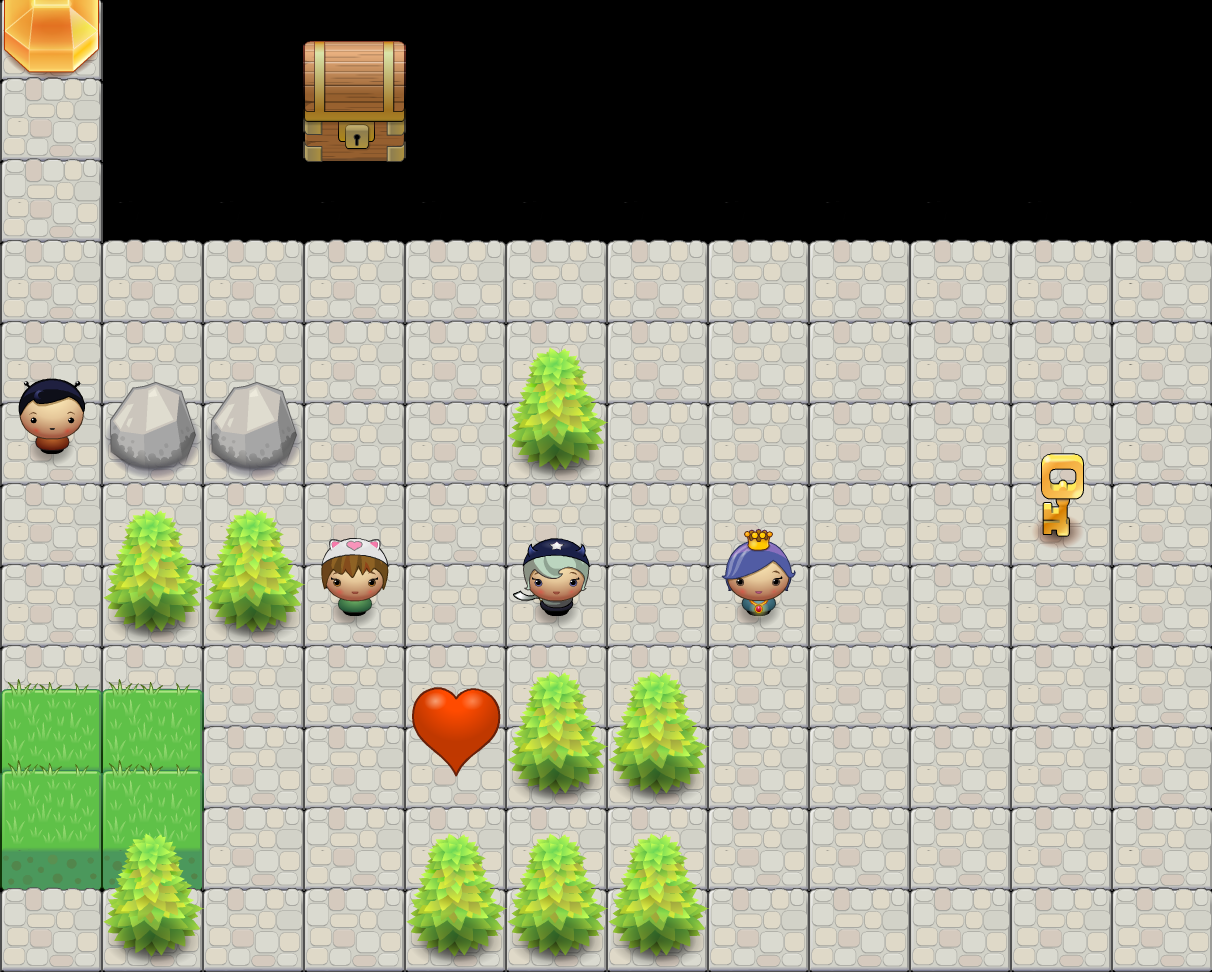

Below is a game level as drawn by its tile map, then a one-line description and the .tmx that defines it (tile-layer data replaced by summaries):
An orthogonal 12x12 tile map with 101x81 px tiles, 3 tile layers (grass, players, trees) and 3 objects (ca2, ca1).

<map version="1.0" orientation="orthogonal" width="12" height="12" tilewidth="101" tileheight="81">
 <tileset firstgid="1" source="tileset.tsx" />
 <layer name="grass" width="12" height="12">
  <properties>
   <property name="cc_vertexz" value="-1" />
  </properties>
  <data>[144 cells, 111 non-empty, 2 distinct tile ids]</data>
 </layer>
 <layer name="players" width="12" height="12">
  <data>[144 cells, 1 non-empty, 1 distinct tile ids]</data>
 </layer>
 <layer name="trees" width="12" height="12">
  <properties>
   <property name="cc_alpha_func" value="0.5" />
   <property name="cc_vertexz" value="automatic" />
  </properties>
  <data>[144 cells, 18 non-empty, 9 distinct tile ids]</data>
 </layer>
 <objectgroup name="collx" width="12" height="12">
  <object name="ca2" x="129" y="589" width="46" height="32" />
  <object name="ca1" x="232" y="591" width="43" height="34" />
  <object x="636" y="754" width="39" height="30" />
 </objectgroup>
</map>